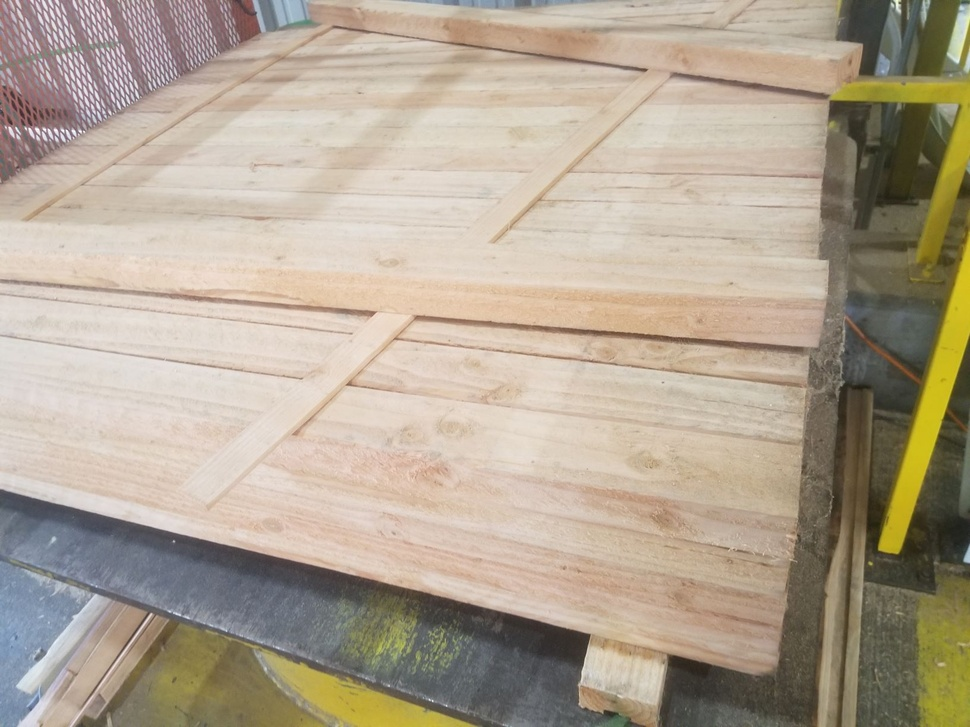
#> input picture Images/img10.jpg, 970 x 727 px, shrunk from 1632 x 1224 before the run, given as the content of the folder ./Images/pos_img, which was not available
$ python edge_detect_pic.py ../Images/img10.jpg
#> lines starting #> are read from the running program, lines starting #| are printed output that depends on the picture; pictures that were not available may be replaced by others from this repository, and a replacement may not be noted
import cv2 as cv
import numpy as np
from glob import glob
import os
import ntpath
import sys
import getopt
import matplotlib.pyplot as plt

#get all images
def get_all_images(pathToFiles):
	pathToFiles = pathToFiles + "/*.jpg"
	jpg_names = glob(pathToFiles)
	jpgs = []
	for file in jpg_names:
		im = cv.imread(file)
		jpgs.append(im)
		#cv.imshow("Original Image", im)
		#cv.waitKey(0)
	return jpgs, jpg_names

#plot edges
def find_edges(im):
	#convert to grey scale and blur
	im_gs = cv.cvtColor(im, cv.COLOR_BGR2GRAY)
	im_gs_blur = cv.bilateralFilter(im_gs, 7, 75, 75)

	#cv.imshow("Greyscale Blurred Image", im_gs_blur)
	#cv.waitKey(0)

	#edge detection
	im_edges = cv.Canny(image=im_gs_blur, threshold1=100, threshold2=200)

	#cv.imshow("Edge Detection", im_edges)
	#cv.waitKey(0)

	#Hough Line Transform
	#cv.HoughLinesP(image, rho, theta, threshold[, lines[, minLineLength[, maxLineGap]]])
	lines = cv.HoughLinesP(im_edges, 1, np.pi / 180, 10, None, 200, 30)

	im_line = np.copy(im) * 0  # blank
	if lines is not None:
		for line in lines:
    			for x1,y1,x2,y2 in line:
    				cv.line(im_line,(x1,y1),(x2,y2),(255,0,0),5)

		im_line = cv.addWeighted(im, 0.8, im_line, 1, 0)

	return im_line


if __name__=='__main__':

	#defaults
	inputfile = './Images/pos_img/img1.jpg'
	inputfolder = './Images/pos_img'
	outputfolder = './Images/pos_img'
	singleFile = False

	#get input from command line arguments
	args = sys.argv[1:]
	opts = "i:o:s:"
	longOpts = ["InputFolder", "OutputFolder", "SingleFile"]

	try:
		arguments, values = getopt.getopt(args, opts, longOpts)
		for arg, val in arguments:
			if arg in ("-s", "--SingleFile"):
				singleFile = True
			if arg in ("-i", "--InputFolder"):
				inputfolder = val
			if arg in ("-o", "--OutputFolder"):
				outputfolder = val
	except getopt.error as err:
		print(str(err))

	if(singleFile):
		#Do edge detection for a single file and display it
		im = cv.imread(inputfile)
		im_edges = find_edges(im)
		cv.imshow("Edge test", im_edges)

	else:
		#Do edge detection for every jpg file in input folder
		jpgs, jpg_names = get_all_images(inputfolder)
#> in get_all_images, im is the input picture: shape (727, 970, 3); mean B, G, R 146.5, 164.4, 177
#> jpgs = 1 item; jpg_names = 1 item

		edges = []
		for jpg in jpgs:
			edges.append(find_edges(jpg))
#> this loop made 1 pass
#> pass 1, in find_edges, `im_gs = cv.cvtColor(im, cv.COLOR_BGR2GRAY)`:
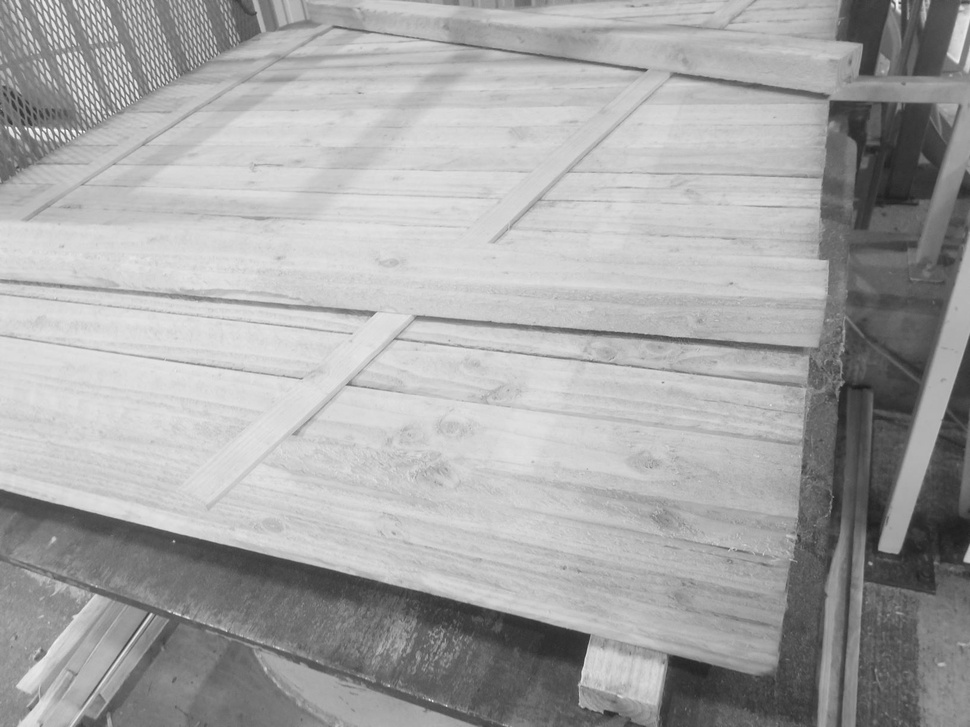
#> im_gs: shape (727, 970); min 28, max 255, mean 166.1
#> pass 1, in find_edges, `im_edges = cv.Canny(image=im_gs_blur, threshold1=100, threshold2=200)`:
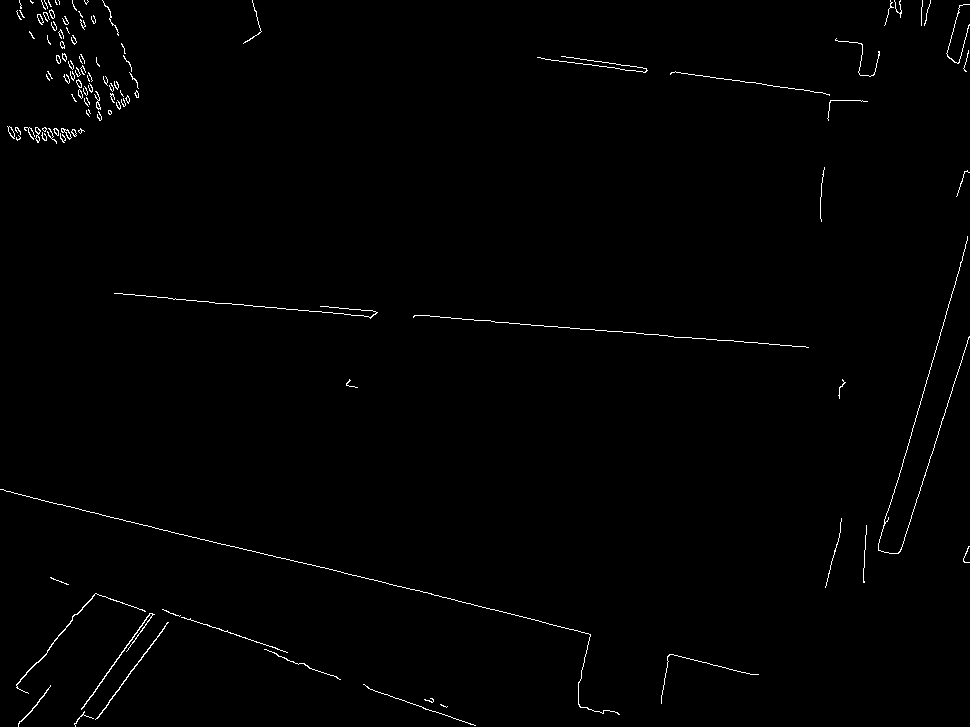
#> im_edges: shape (727, 970); 0.83% white in thin lines or dots
#> after the loop, edges = 1 item

		#plot edges and save plots as pngs
		i = 0
		for img in edges:
			plt.imshow(img, cmap='gray')
			name = ntpath.basename(os.path.splitext(jpg_names[i])[0])
			filename = outputfolder + "/" + name +'.png'
			plt.savefig(filename)
			i = i + 1
#> this loop made 1 pass
#> (filename, i) on pass 1: ('./Images/pos_img/img10.png', 1)
#> pass 1, `plt.savefig(filename)`:
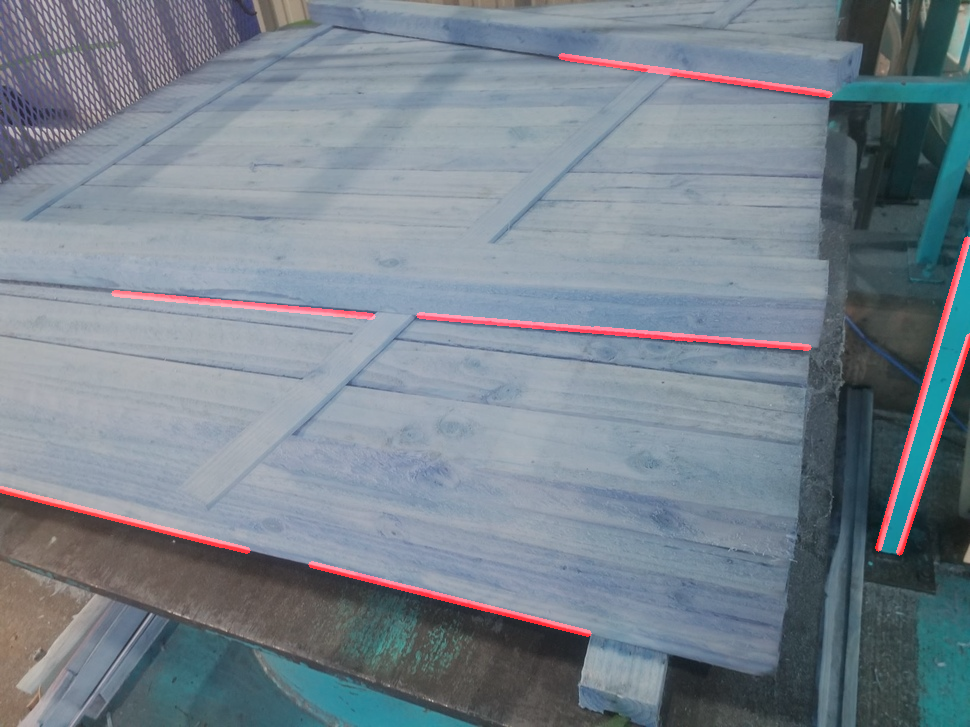
#> shown: shape (727, 970, 3); mean R, G, B 120.8, 131.5, 141.6
#> after the loop, i = 1

	cv.waitKey(0)
	cv.destroyAllWindows()

$ run again, on Images/img11.jpg
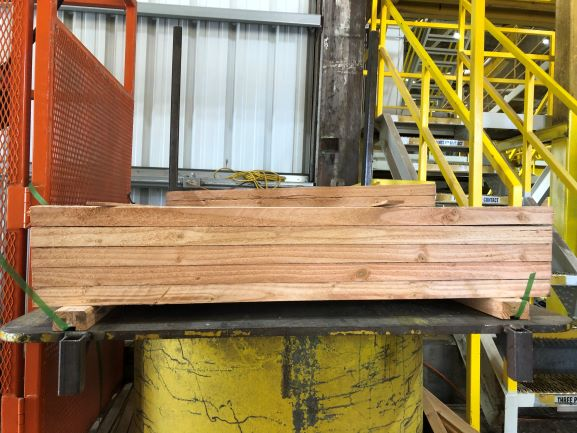
#> input picture Images/img11.jpg, 577 x 433 px, given as the content of the folder ./Images/pos_img, which was not available
#> in get_all_images, im is the input picture: shape (433, 577, 3); mean B, G, R 89.8, 127.8, 150.9
#> jpgs = 1 item
#> the loop `for jpg in jpgs:` made 1 pass
#> pass 1, in find_edges, `im_edges = cv.Canny(image=im_gs_blur, threshold1=100, threshold2=200)`:
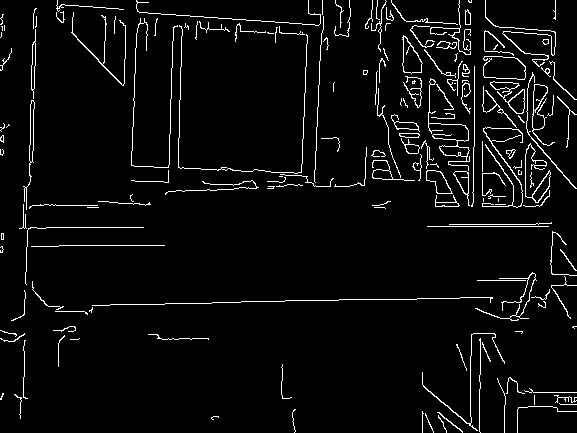
#> im_edges: shape (433, 577); 4.5% white in thin lines or dots
#> the loop `for img in edges:` made 1 pass
#> (filename, i) on pass 1: ('./Images/pos_img/img11.png', 1)
#> pass 1, `plt.savefig(filename)`:
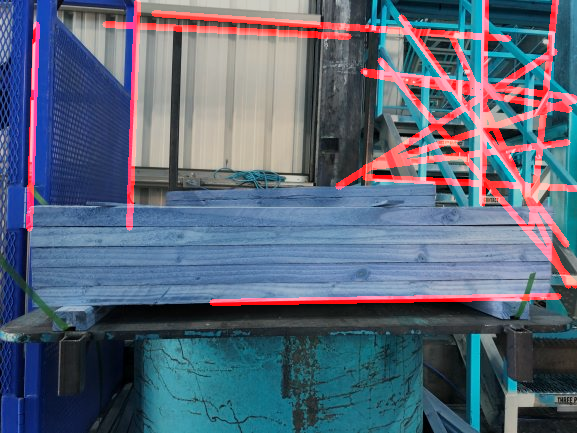
#> shown: shape (433, 577, 3); mean R, G, B 90.1, 102.2, 120.7
#> after the loop `for img in edges:`: i = 1

$ run again, on Images/img12.jpg
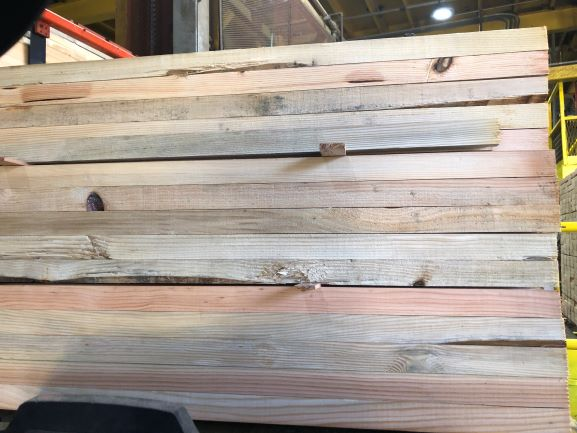
#> input picture Images/img12.jpg, 577 x 433 px, given as the content of the folder ./Images/pos_img, which was not available
#> in get_all_images, im is the input picture: shape (433, 577, 3); mean B, G, R 147.2, 157.7, 169
#> jpgs = 1 item
#> the loop `for jpg in jpgs:` made 1 pass
#> pass 1, in find_edges, `im_edges = cv.Canny(image=im_gs_blur, threshold1=100, threshold2=200)`:
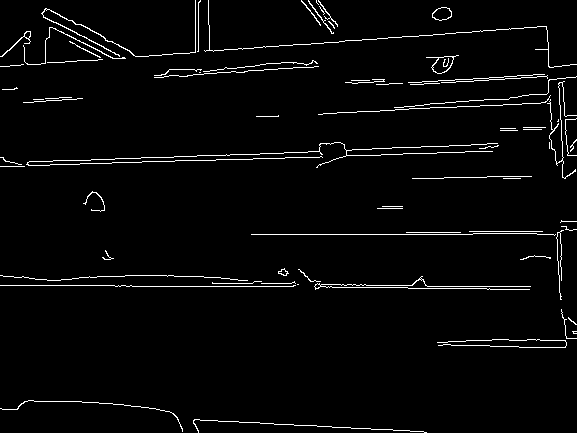
#> im_edges: shape (433, 577); 2.9% white in thin lines or dots
#> the loop `for img in edges:` made 1 pass
#> (filename, i) on pass 1: ('./Images/pos_img/img12.png', 1)
#> pass 1, `plt.savefig(filename)`:
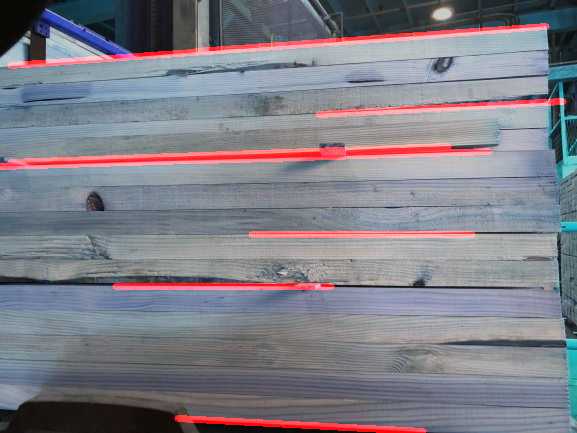
#> shown: shape (433, 577, 3); mean R, G, B 127.7, 126.2, 135.2
#> after the loop `for img in edges:`: i = 1
